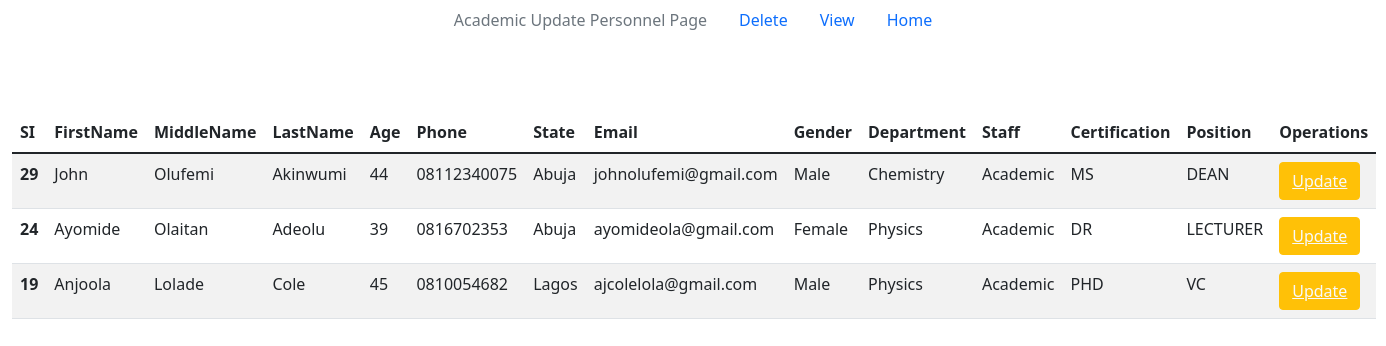
Screenshot of /dist/updateacad.php with the database file from the repository.
### tables this page shows
CREATE TABLE IF NOT EXISTS `personnel` (
  `id` int(11) NOT NULL AUTO_INCREMENT,
  `fname` varchar(30) NOT NULL,
  `mname` varchar(30) NOT NULL,
  `lname` varchar(30) NOT NULL,
  `age` int(100) NOT NULL,
  `phone` varchar(30) NOT NULL,
  `state` varchar(10) NOT NULL,
  `email` varchar(30) NOT NULL,
  `address` varchar(50) NOT NULL,
  `gender` varchar(10) NOT NULL,
  `department` varchar(30) NOT NULL,
  `staff` varchar(40) NOT NULL,
  `certification` varchar(40) NOT NULL,
  `position` varchar(40) NOT NULL,
  PRIMARY KEY (`id`)
);

### dist/updateacad.php (the view, shortened to what this page needs)
<?php
include 'connect.php';
?>
<!DOCTYPE html>
<html lang="en">
  <head>
    <link href="https://cdn.jsdelivr.net/npm/bootstrap@5.1.3/dist/css/bootstrap.min.css" rel="stylesheet">
  </head>
  <body>
  <ul class="nav justify-content-center">
       <li class="nav-item">
    <a class="nav-link disabled" aria-current ="page">Academic Update Personnel Page</a>
  </li>
  <li class="nav-item">
    <a class="nav-link" href="deleteacad.php">Delete</a>
  </li>
  <li class="nav-item">
    <a class="nav-link" href="acad.php">View</a>
  </li>
  <li class="nav-item">
    <a class="nav-link" href="http://localhost/bolaji/admin/master/index.php">Home</a>
  </li>
</ul>
<br><br><br>
    <div class="container-fluid">
      <table class="table table-striped table-hover">
        <thead>
          <tr>
            <th scope="col"> SI</th>
            <th scope="col"> FirstName</th>
            <th scope="col"> MiddleName</th>
            <th scope="col"> LastName</th>
            <th scope="col"> Age</th>
            <th scope="col"> Phone</th>
            <th scope="col"> State</th>
            <th scope="col"> Email</th>
            <th scope="col"> Gender</th>
            <th scope="col"> Department</th>
            <th scope="col"> Staff</th>
            <th scope="col"> Certification</th>
            <th scope="col"> Position</th>
            <th scope="col"> Operations</th>
          </tr>
        </thead>
        <tbody>
        <?php
         $sql = "select * from `personnel` where staff='Academic'";
         $result = mysqli_query($con, $sql);
         if($result){
          while($row = mysqli_fetch_assoc($result)){
            $id =$row['id'];
            $fname =$row['fname'];
            $mname =$row['mname'];
            $lname =$row['lname'];
            $age =$row['age'];
            $phone =$row['phone'];
            $state =$row['state'];
            $email =$row['email'];
            $gender =$row['gender'];
            $department =$row['department'];
            $staff =$row['staff'];
            $certification =$row['certification'];
            $position =$row['position'];
            echo '<tr>
            <th scope="row">'.$id.'</th>
            <td>'.$fname.'</td>
            <td>'.$mname.'</td>
            <td>'.$lname.'</td>
            <td>'.$age.'</td>
            <td>'.$phone.'</td>
            <td>'.$state.'</td>
            <td>'.$email.'</td>
            <td>'.$gender.'</td>
            <td>'.$department.'</td>
            <td>'.$staff.'</td>
            <td>'.$certification.'</td>
            <td>'.$position.'</td>
            <td>
            <button class="btn btn-warning"><a href="updateaction.php?updateid='.$id.'" class="text-light">Update</a></button>
            </td>
          </tr>';
          }
         }
        ?>
        </tbody>
      </table>
    </div>
  </body>
</html>

### rows the page displays
personnel: id "29", fname "John", mname "Olufemi", lname "Akinwumi", age "44", phone "08112340075", state "Abuja", email "johnolufemi@gmail.com", gender "Male", department "Chemistry", staff "Academic", certification "MS", position "DEAN"
personnel: id "24", fname "Ayomide", mname "Olaitan", lname "Adeolu", age "39", phone "0816702353", state "Abuja", email "ayomideola@gmail.com", gender "Female", department "Physics", staff "Academic", certification "DR", position "LECTURER"
personnel: id "19", fname "Anjoola", mname "Lolade", lname "Cole", age "45", phone "0810054682", state "Lagos", email "ajcolelola@gmail.com", gender "Male", department "Physics", staff "Academic", certification "PHD", position "VC"
